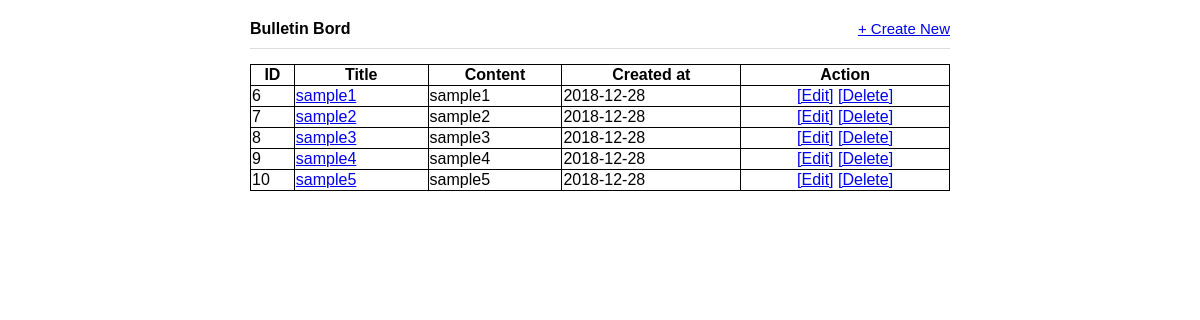
The page / on the database its author committed.
### tables this page shows
CREATE TABLE `sample_tb` (
  `id` int(11) unsigned NOT NULL AUTO_INCREMENT,
  `title` varchar(255) DEFAULT NULL,
  `content` varchar(255) DEFAULT NULL,
  `date` date DEFAULT NULL,
  PRIMARY KEY (`id`)
);

### Views/Views.php (called while the page is built, shortened)
<?php
function view()
{
	$cntrlerClass = lcfirst(Routes::$className);
	$mthdName = Routes::$mthdName;
	include("./resources/{$cntrlerClass}.{$mthdName}.php");
}
?>

### Controllers/ControllersClass.php (called while the page is built, shortened)
<?php
class Index {
	public static function show()
	{
		$board = new DB('sample_tb');
		$datas = $board->findAll();
		view(['datas' => $datas]);
	}
}
?>

### index.php (called while the page is built, shortened)
<?php
require_once('./Routes/RoutesClass.php');
require_once('./Controllers/ControllersClass.php');
require_once('./models/DBClass.php');
require_once('./Views/Views.php');
require_once('./Config/Redirect.php');
Routes::route('index', 'Index@show');
?>

### Config/Redirect.php (called while the page is built, shortened)
<?php
function url($dir,$fname)
{
	$host = $_SERVER['HTTP_HOST'];
	$dirPath = getcwd();
	$cwd = explode("/",$dirPath);
	$cudir =  $cwd[count($cwd) - 1];
	$fulPath = "http://{$host}/{$cudir}";
	$fulPath .= $dir;
	$fulPath .= ($fname) ? "/{$fname}" : null;
	return $fulPath;
}
?>

### models/DBClass.php (called while the page is built, shortened)
<?php
class DB {
	private $table;
	private $db;
	public function __construct($table)
	{
		try {
			$this->db = new PDO(PDO_DSN, DB_USERNAME, DB_PASSWORD);
			$this->db->setAttribute(PDO::ATTR_ERRMODE, PDO::ERRMODE_EXCEPTION);
			$this->table = $table;
			Data::$db =& $this->db;
			Data::$table =& $this->table;
		} catch(PDOException $e) {
			echo $e->getMessage();
			exit;
		}
	}
	public function findAll()
	{
		$stmt = $this->db->prepare("select * from {$this->table}");
		$stmt->execute();
		$data = $stmt->fetchAll(PDO::FETCH_CLASS, "Data");
		return $data;
	}
}
?>

### resources/index.show.php (the view, shortened to what this page needs)
<html xmlns="http://www.w3.org/1999/xhtml">
    <head>
        <link rel="stylesheet" type="text/css" href="<?= url('/public/css','styles.css'); ?>">
    </head>
    <body>
    	<div class="container">
    		<h1>
            Bulletin Bord
            <a href="<?= url('/post/create', null); ?>" class="header-menu">+ Create New</a>
            </h1>
            <table>
                <tr>
                    <th>ID</th>
                    <th>Title</th>
                    <th>Content</th>
                    <th>Created at</th>
                    <th>Action</th>
                </tr>
            <?php if($datas): ?>
                <?php foreach($datas as $data): ?>
                    <tr>
                    <td><?= $data->id ?></td>
                    <td><a href="<?= url('/post/show/' . $data->id, null); ?>" ><?= mb_strimwidth( $data->title, 0, 10, "...", "UTF-8" ) ?></a></td>
                    <td><?= mb_strimwidth( $data->content, 0, 20, "...", "UTF-8" ) ?></td>
                    <td><?= $data->date ?></td>
                    <td id="td_action">
                        <a href="<?= url('/post/edit/' . $data->id, null); ?>" >[Edit]</a>
                        <a href="<?= url('/post/delete/' . $data->id, null); ?>" >[Delete]</a>
                    </td>
                    </tr>
                <?php endforeach; ?>
            <?php else: ?>
                <li>Not posts yet</li>
            <?php endif ?>
            </table>
    	</div>
    </body>
</html>

### Routes/RoutesClass.php (shortened to what this page needs)
<?php
class Routes{
	public static $urlTemplt;
	public static $url;
	public static function route($urlTemplt,$adrss)
	{
		self::$urlTemplt = $urlTemplt;
		self::$url = (isset($_GET['url'])) ? $_GET['url'] : 'index';
		self::$url = (preg_match("/[.*\/]$/",self::$url)) ? preg_replace("/[.*\/]$/","",self::$url) : self::$url;
		if(self::verifyUrl(self::$urlTemplt,self::$url)){
			list($cntrlerClass, $mthd) = self::gCntrler($adrss);
			$cntrlerClass::$mthd();
			exit;
		}else{
			return;
		}
	}
	public static function verifyUrl($urlTemplt,$url)
	{
		$urlTemplt = explode('/', $urlTemplt);
		$templtCnt = count($urlTemplt);
		$url = explode('/', $url);
		$urlCnt = count($url);
		$rets = preg_grep("/[^{.*}]$/",$urlTemplt);
		$retsCnt = count($rets);
		for($i=0; $i < $retsCnt; $i++){
			if($url[$i] != $rets[$i]) return false;
		}
		$params = preg_grep("/^{.*}$/",$urlTemplt);
		return true;
	}
	public static function gCntrler($adrss)
	{
		$tmp = explode('@', $adrss);
		$cntrlerClass = $tmp[0];
		$mthd = $tmp[1];
		return array($cntrlerClass,$mthd);
	}
}
?>

### public/css/styles.css (style rules this page uses)
body { font-family: Verdana, sans-serif; font-size: 14px; }
.container { width: 700px; margin: 20px auto; }
table { width: 700px; }
table, th,td { border: 1px solid black; border-collapse: collapse; }
td#td_action { text-align: center; }
h1 { font-size: 16px; padding-bottom: 10px; margin-bottom: 15px; border-bottom: 1px solid #ddd; }
.header-menu { font-size: 15px; font-weight: normal; float: right; margin-left: 13px; }

### rows shown on the page
sample_tb: id "6", title "sample1", content "sample1", date "2018-12-28"
sample_tb: id "7", title "sample2", content "sample2", date "2018-12-28"
sample_tb: id "8", title "sample3", content "sample3", date "2018-12-28"
sample_tb: id "9", title "sample4", content "sample4", date "2018-12-28"
sample_tb: id "10", title "sample5", content "sample5", date "2018-12-28"
